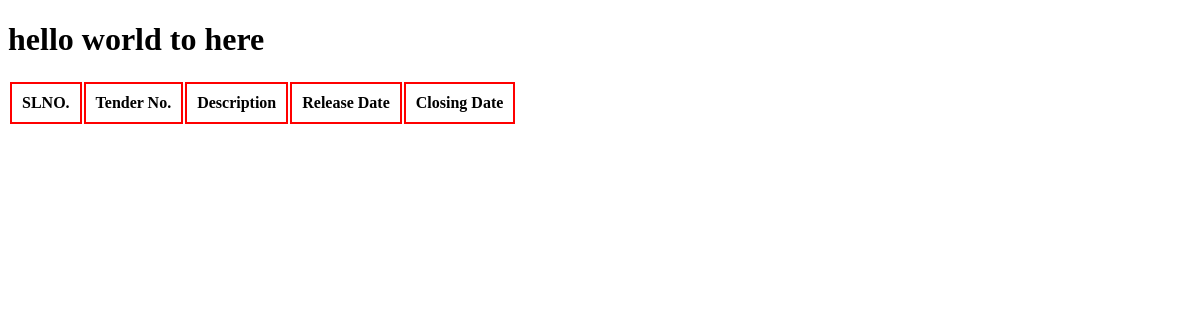
The app's page /tender/tender_archive, older data.
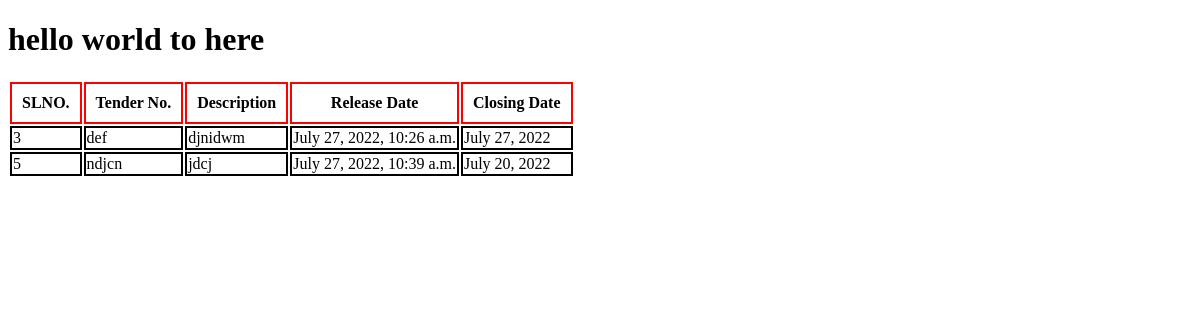
The same page, newer data.
### nsidc_app/models.py (models this page shows, shortened)
class myclass(models.Model):
    slno=models.CharField(max_length=2)
    tenderno=models.CharField(max_length=200)
    description=models.CharField(max_length=300)
    releasedate=models.DateTimeField(default=timezone.now)
    closingdate=models.DateField()

### nsidc_app/views.py (the view)
# urls.py: path("tender/tender_archive",views.tender_arc,name = 'tender_ar'),
def tender_arc(request):
    c=myclass.objects.filter(closingdate__lte=datetime.today())
    context={
        'co':c
    }
    return render(request,'archive.html',context)

### nsidc_app/templates/archive.html (shortened to what this page needs)
<!DOCTYPE html>
<html lang="en">
<head>
</head>
<body>
    <h1>hello world to here</h1>
    <table class="gap">
        <th>SLNO.</th>
        <th>Tender No.</th>
        <th>Description</th>
        <th>Release Date</th>
        <th>Closing Date</th>
        {% for sl in co %}
        <tr>
            <td>{{sl.slno}}</td>
            <td>{{sl.tenderno}}</td>
            <td>{{sl.description}}</td>
            <td>{{sl.releasedate}}</td>
            <td>{{sl.closingdate}}</td>
        </tr>
        {% endfor %}
    </table>
</body>
</html>

Row changes from the older to the newer data that the page shows:
added myclass: slno "3", tenderno "def", description "djnidwm", releasedate "July 27, 2022, 10:26 a.m.", closingdate "July 27, 2022"
added myclass: slno "5", tenderno "ndjcn", description "jdcj", releasedate "July 27, 2022, 10:39 a.m.", closingdate "July 20, 2022"
